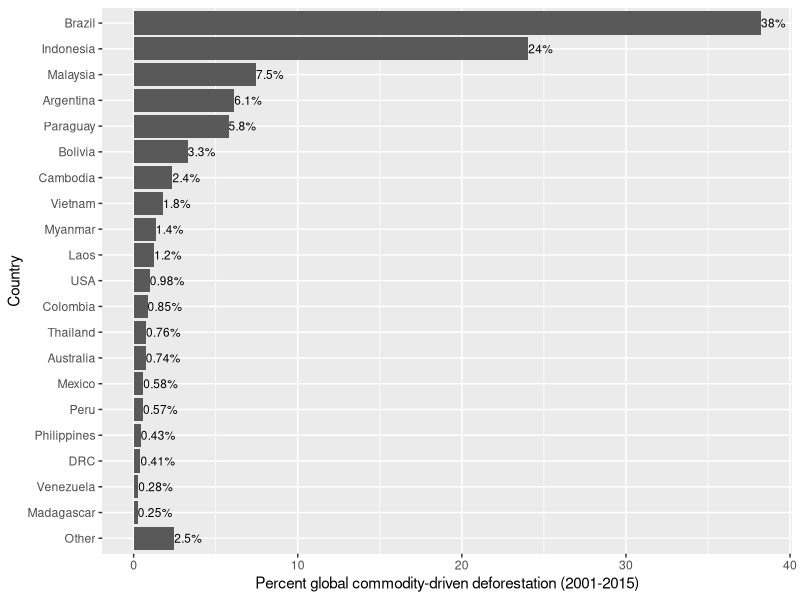

This figure's R source:
library(ggplot2)
library(dplyr)
library(tidyr)

setwd("C:/Users/Sensonomic Admin/Dropbox/Oxford/DPhil/Commodity deforestation/Commodity_deforestation_analysis_GitHub/Commodity_deforestation_analysis/")

proportions <- read.csv("Data_preprocessing_and_plotting/country_deforestation_proportion.csv")

percent <- proportions %>%
  transmute(ADMIN,percent_loss_area=proportions$proportion_loss_area * 100)

break_row <- 20

percent_top <- percent[1:break_row,]

percent_bottom <- percent[(break_row+1):nrow(percent),]

percent_bottom_sum <- sum(percent_bottom$percent_loss_area)

other_row <- data.frame(ADMIN="Other",percent_loss_area=percent_bottom_sum)

percent_top_other <- bind_rows(percent_top,other_row)

percent_top_other$ADMIN <- factor(percent_top_other$ADMIN,
                                      levels=rev(percent_top_other$ADMIN))

percent_plot <- ggplot(data=percent_top_other,
                           aes(ADMIN,percent_loss_area)) +
  geom_col() +
  geom_text(aes(label = paste0(signif(percent_loss_area,2),"%")),
            hjust=0,vjust=0.5,size=3) +
  ylab("Percent global commodity-driven deforestation (2001-2015)") +
  xlab("Country") +
  coord_flip(clip = "off")

png("Figures/Country_percent_deforestation_022120.png",width=6,height=6,units="in",res=100)

print(percent_plot)

dev.off()